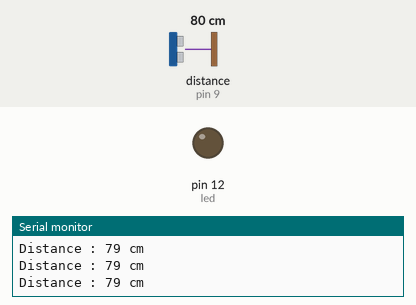
Simulated run of this sketch. Board: Arduino Uno, built with avr-gcc and run on an emulated ATmega328P. On the bench: output pins drawn as LEDs (lit = HIGH), the last lines printed to the serial monitor. Wiring (inferred from the names in the program): ultrasonic range finder: trigger pin 8; echo pin 9. Inputs (shaded band) come from the test bench; at power-on: distance to the obstacle (sensor on pin 9) 80 cm. The echo pulse lasts 58.3 µs per cm; pins used as bus, display or sensor lines are not drawn.

Above: at 1.2 s.
1.3 s: distance to the obstacle (sensor on pin 9) set to 2 cm
At 2.6 s:
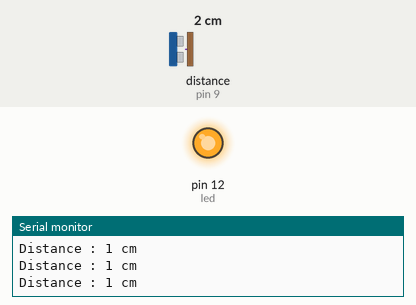
5.8 s: distance to the obstacle (sensor on pin 9) set to 46 cm
8.8 s: distance to the obstacle (sensor on pin 9) set to 55 cm
At 9.7 s:
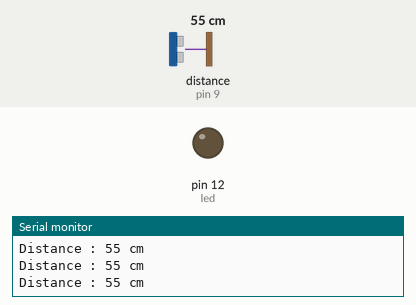
11.8 s: distance to the obstacle (sensor on pin 9) set to 35 cm
At 13.0 s:
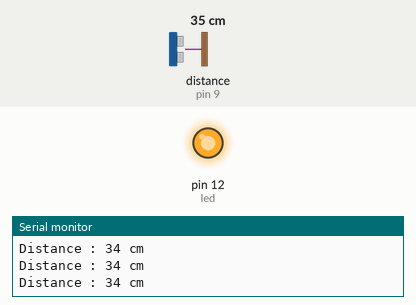
Timing chart, 0 to 14.8 s (numbered marks = the images above; inputs shaded):
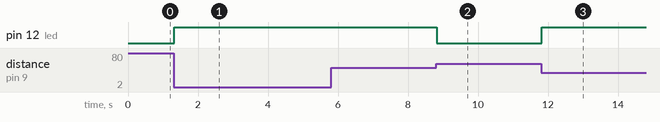

The sketch:

Program_9-Measure_distance_using_ultrasonic.ino
```cpp
int trigger_pin = 8;  // Declare variable to store value of pin connected to trigger pin of ultrasonic
int echo_pin = 9;  // Declare variable to store value of pin connected to echo pin of ultrasonic

int distance;   // declare a variable to store distance value
long duration;  // store value returned by pulseIn function

int led = 12;
void setup() {
  Serial.begin(9600);   // sets the serial baud rate to 9600
  pinMode(trigger_pin, OUTPUT);   // sets trigger_pin as OUTPUT
  pinMode(echo_pin, INPUT);   // sets echo_pin as INPUT
  pinMode(led, OUTPUT);
}

void loop() {
  digitalWrite(trigger_pin, LOW);    // apply 0V to trigger pin
  delayMicroseconds(6);   // pause program for 2 micro seconds -> 1 seconds = 1000000 micro seconds
  digitalWrite(trigger_pin, HIGH);       // apply 5V to trigger pin
  delayMicroseconds(12);    // pause program for 2 micro seconds -> 1 seconds = 1000000 micro seconds
  digitalWrite(trigger_pin, LOW);        // apply 0V to trigger pin

  duration = pulseIn(echo_pin, HIGH);   // listen for echo
  distance = (duration / 2) / 29.1;   // calculating distance in cm

  Serial.print("Distance : ");    // print distance data on Serial monitor
  Serial.print(distance);
  Serial.println(" cm");
  if(distance<=50)
  {

    digitalWrite(led, HIGH);
  }
  else
  {
      digitalWrite(led, LOW);
  }
}
```

Measured:
- the behaviour switches between 50 and 51 cm on distance to the obstacle (sensor on pin 9) (found by bisection; images 1 and 2)
- after the input at 1.3 s, pin 12 (led): LOW → HIGH at once
- after the input at 8.8 s, pin 12 (led): HIGH → LOW at once
- after the input at 11.8 s, pin 12 (led): LOW → HIGH at once
